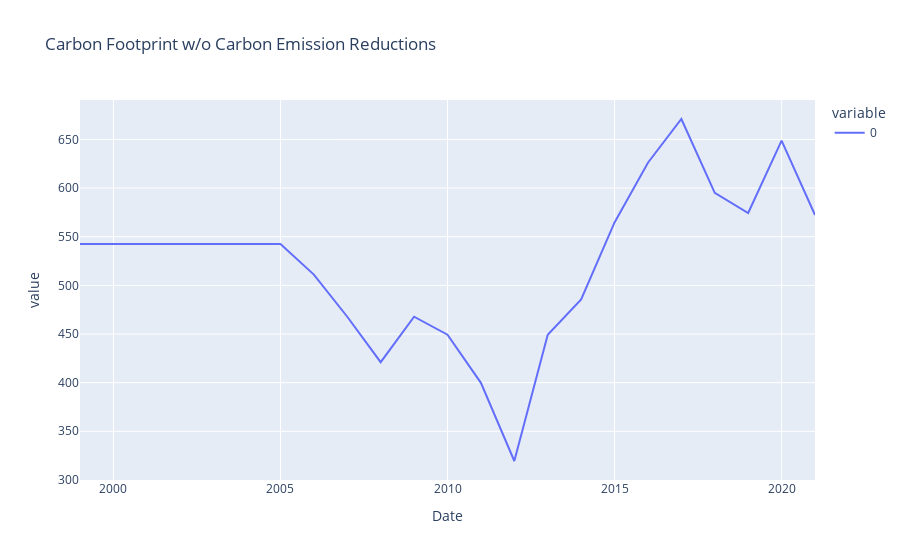

The notebook cell saved with this chart:
### Markdown cell above
### Carbon emisions

### Code cell
# Let's get the carbon emission
total_carbon_op = co.mul(optimal_weightes_op, axis=1)

# Let's drop the first row since it's all NaN
total_carbon_op = total_carbon_op.dropna()

# Let's sum the whole column to get the total carbon footprint
carbon_f_y_op = total_carbon_op.sum(axis=1)

# Let's plot the Carbon Footprint
carbon_f_y_op.plot(title="Carbon Footprint w/o Carbon Emission Reductions")

### Figure 1 — Plotly figure (JSON) as saved in the notebook; plotly's stock layout.template omitted (floating-point values rounded to 4 significant figures)
{"data": [{"hovertemplate": "variable=0<br>Date=%{x}<br>value=%{y}<extra></extra>", "legendgroup": "0", "line": {"color": "#636efa", "dash": "solid"}, "marker": {"symbol": "circle"}, "mode": "lines", "name": "0", "orientation": "v", "showlegend": true, "type": "scatter", "x": [1999, 2000, 2001, 2002, 2003, 2004, 2005, 2006, 2007, 2008, 2009, 2010, 2011, 2012, 2013, 2014, 2015, 2016, 2017, 2018, 2019, 2020, 2021], "xaxis": "x", "y": [542.5, 542.5, 542.5, 542.5, 542.5, 542.5, 542.5, 511.1, 467.7, 421.0, 467.8, 449.3, 399.8, 319.4, 449.2, 485.4, 564.7, 626.1, 671.0, 595.2, 574.4, 648.7, 572.3], "yaxis": "y"}], "layout": {"legend": {"title": {"text": "variable"}, "tracegroupgap": 0}, "title": {"text": "Carbon Footprint w/o Carbon Emission Reductions"}, "xaxis": {"anchor": "y", "domain": [0, 1], "title": {"text": "Date"}}, "yaxis": {"anchor": "x", "domain": [0, 1], "title": {"text": "value"}}}}
